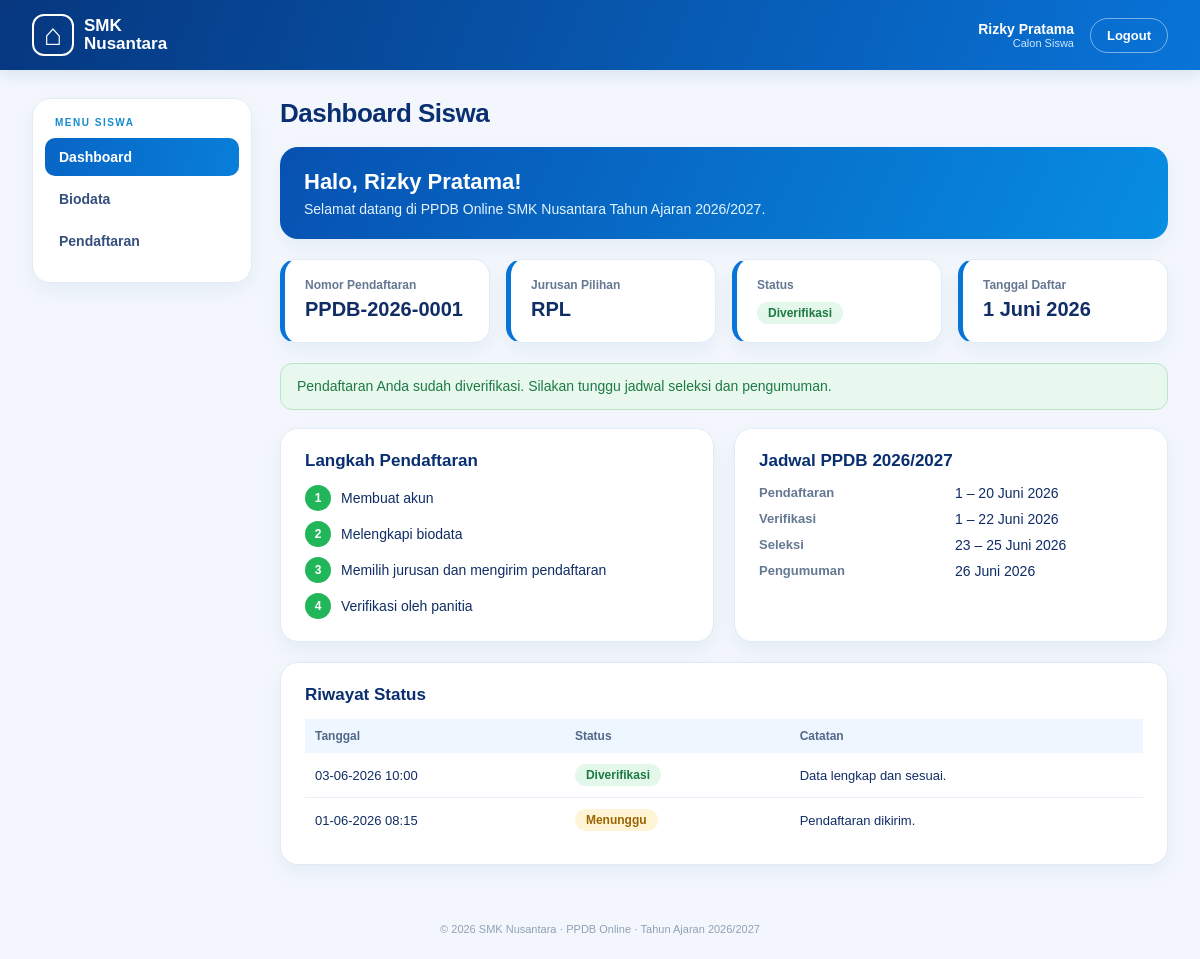
The app's page /siswa/dashboard.php (signed in) with its own data.
### tables this page shows
CREATE TABLE siswa (
  id_siswa INT AUTO_INCREMENT PRIMARY KEY,
  id_user INT NOT NULL UNIQUE,
  nisn CHAR(10) NOT NULL UNIQUE,
  nama_lengkap VARCHAR(100) NOT NULL,
  jenis_kelamin ENUM('Laki-laki', 'Perempuan') NULL,
  tempat_lahir VARCHAR(50) NULL,
  tanggal_lahir DATE NULL,
  alamat VARCHAR(255) NULL,
  asal_sekolah VARCHAR(100) NULL,
  no_hp VARCHAR(20) NOT NULL,
  FOREIGN KEY (id_user) REFERENCES users(id_user) ON DELETE CASCADE
);

CREATE TABLE pendaftaran (
  id_pendaftaran INT AUTO_INCREMENT PRIMARY KEY,
  id_siswa INT NOT NULL,
  id_jurusan INT NOT NULL,
  tahun_ajaran VARCHAR(9) NOT NULL,
  tanggal_daftar DATETIME NOT NULL,
  status ENUM('Menunggu', 'Diverifikasi', 'Ditolak') NOT NULL DEFAULT 'Menunggu',
  UNIQUE (id_siswa, tahun_ajaran),
  FOREIGN KEY (id_siswa) REFERENCES siswa(id_siswa) ON DELETE CASCADE,
  FOREIGN KEY (id_jurusan) REFERENCES jurusan(id_jurusan) ON DELETE RESTRICT
);

CREATE TABLE jurusan (
  id_jurusan INT AUTO_INCREMENT PRIMARY KEY,
  kode_jurusan VARCHAR(10) NOT NULL UNIQUE,
  nama_jurusan VARCHAR(100) NOT NULL,
  kuota INT NOT NULL,
  deskripsi VARCHAR(255) NULL,
  aktif TINYINT(1) NOT NULL DEFAULT 1
);

CREATE TABLE riwayat_status (
  id_riwayat INT AUTO_INCREMENT PRIMARY KEY,
  id_pendaftaran INT NOT NULL,
  status_sebelumnya VARCHAR(20) NULL,
  status_baru VARCHAR(20) NOT NULL,
  catatan VARCHAR(255) NULL,
  id_admin INT NULL,
  tanggal_perubahan DATETIME NOT NULL,
  FOREIGN KEY (id_pendaftaran) REFERENCES pendaftaran(id_pendaftaran) ON DELETE CASCADE,
  FOREIGN KEY (id_admin) REFERENCES users(id_user) ON DELETE SET NULL
);

### siswa/dashboard.php (the view, shortened to what this page needs)
<?php
require_once '../includes/fungsi.php';
$siswa = ambil_siswa($pdo, $_SESSION['id_user']);
$daftar = ambil_pendaftaran($pdo, $siswa['id_siswa']);
$lengkap = biodata_lengkap($siswa);
$riwayat = [];
if ($daftar) {
    $stmt = $pdo->prepare("SELECT * FROM riwayat_status WHERE id_pendaftaran = ? ORDER BY tanggal_perubahan DESC, id_riwayat DESC");
    $stmt->execute([$daftar['id_pendaftaran']]);
    $riwayat = $stmt->fetchAll();
}
include '../includes/header.php';
?>
<div class="panel welcome">
  <h2>Halo, <?= e($siswa['nama_lengkap']) ?>!</h2>
  <p>Selamat datang di PPDB Online SMK Nusantara Tahun Ajaran <?= TAHUN_AJARAN ?>.</p>
</div>
<div class="stat-grid">
  <div class="stat-card"><small>Nomor Pendaftaran</small><b style="font-size:20px"><?= $daftar ? nomor_pendaftaran($daftar['id_pendaftaran']) : '-' ?></b></div>
  <div class="stat-card"><small>Jurusan Pilihan</small><b style="font-size:20px"><?= $daftar ? e($daftar['kode_jurusan']) : '-' ?></b></div>
  <div class="stat-card"><small>Status</small><b style="font-size:16px;margin-top:10px"><?= badge_status($daftar['status'] ?? null) ?></b></div>
  <div class="stat-card"><small>Tanggal Daftar</small><b style="font-size:20px"><?= $daftar ? tanggal_indo($daftar['tanggal_daftar']) : '-' ?></b></div>
</div>
<?php if (!$lengkap): ?>
  <div class="alert alert-info">Biodata Anda belum lengkap. <a href="biodata.php"><b>Lengkapi biodata sekarang →</b></a></div>
<?php elseif (!$daftar): ?>
  <div class="alert alert-info">Biodata sudah lengkap. <a href="pendaftaran.php"><b>Pilih jurusan dan kirim pendaftaran →</b></a></div>
<?php elseif ($daftar['status'] === 'Ditolak'): ?>
  <div class="alert alert-error">Pendaftaran Anda ditolak: <b><?= e($riwayat[0]['catatan'] ?? '-') ?></b><br>Silakan perbaiki biodata atau pilihan jurusan, status akan kembali menjadi Menunggu.</div>
<?php elseif ($daftar['status'] === 'Diverifikasi'): ?>
  <div class="alert alert-sukses">Pendaftaran Anda sudah diverifikasi. Silakan tunggu jadwal seleksi dan pengumuman.</div>
<?php else: ?>
  <div class="alert alert-info">Pendaftaran Anda sedang menunggu verifikasi oleh panitia.</div>
<?php endif; ?>
<div class="dua-kolom">
  <div class="panel">
    <h2>Langkah Pendaftaran</h2>
    <ol class="langkah">
      <li class="selesai"><span>1</span> Membuat akun</li>
      <li class="<?= $lengkap ? 'selesai' : '' ?>"><span>2</span> Melengkapi biodata</li>
      <li class="<?= $daftar ? 'selesai' : '' ?>"><span>3</span> Memilih jurusan dan mengirim pendaftaran</li>
      <li class="<?= ($daftar['status'] ?? '') === 'Diverifikasi' ? 'selesai' : '' ?>"><span>4</span> Verifikasi oleh panitia</li>
    </ol>
  </div>
  <div class="panel">
    <h2>Jadwal PPDB <?= TAHUN_AJARAN ?></h2>
    <dl class="info-list">
      <dt>Pendaftaran</dt><dd>1 – 20 Juni 2026</dd>
      <dt>Verifikasi</dt><dd>1 – 22 Juni 2026</dd>
      <dt>Seleksi</dt><dd>23 – 25 Juni 2026</dd>
      <dt>Pengumuman</dt><dd>26 Juni 2026</dd>
    </dl>
  </div>
</div>
<?php if ($riwayat): ?>
<div class="panel">
  <h2>Riwayat Status</h2>
  <table class="tabel">
    <tr><th>Tanggal</th><th>Status</th><th>Catatan</th></tr>
    <?php foreach ($riwayat as $r): ?>
    <tr>
      <td><?= date('d-m-Y H:i', strtotime($r['tanggal_perubahan'])) ?></td>
      <td><?= badge_status($r['status_baru']) ?></td>
      <td><?= e($r['catatan']) ?></td>
    </tr>
    <?php endforeach; ?>
  </table>
</div>
<?php endif; ?>
<?php include '../includes/footer.php'; ?>

### includes/fungsi.php (shortened to what this page needs)
<?php
function e($teks)
{
    return htmlspecialchars((string) $teks, ENT_QUOTES, 'UTF-8');
}
function nomor_pendaftaran($id_pendaftaran)
{
    return 'PPDB-' . substr(TAHUN_AJARAN, 0, 4) . '-' . str_pad($id_pendaftaran, 4, '0', STR_PAD_LEFT);
}
function badge_status($status)
{
    $warna = ['Menunggu' => 'kuning', 'Diverifikasi' => 'hijau', 'Ditolak' => 'merah'];
    return '<span class="badge badge-' . $warna[$status] . '">' . e($status) . '</span>';
}
function tanggal_indo($tanggal)
{
    $bulan = ['', 'Januari', 'Februari', 'Maret', 'April', 'Mei', 'Juni', 'Juli', 'Agustus', 'September', 'Oktober', 'November', 'Desember'];
    $t = strtotime($tanggal);
    return date('j', $t) . ' ' . $bulan[(int) date('n', $t)] . ' ' . date('Y', $t);
}
function ambil_siswa($pdo, $id_user)
{
    $stmt = $pdo->prepare("SELECT s.*, u.email FROM siswa s JOIN users u ON u.id_user = s.id_user WHERE s.id_user = ?");
    $stmt->execute([$id_user]);
    return $stmt->fetch();
}
function ambil_pendaftaran($pdo, $id_siswa)
{
    $stmt = $pdo->prepare("SELECT p.*, j.kode_jurusan, j.nama_jurusan FROM pendaftaran p
        JOIN jurusan j ON j.id_jurusan = p.id_jurusan
        WHERE p.id_siswa = ? AND p.tahun_ajaran = ?");
    $stmt->execute([$id_siswa, TAHUN_AJARAN]);
    return $stmt->fetch();
}
function biodata_lengkap($siswa)
{
    $wajib = ['nisn', 'nama_lengkap', 'jenis_kelamin', 'tempat_lahir', 'tanggal_lahir', 'alamat', 'asal_sekolah', 'no_hp'];
    return true;
}

### assets/css/dashboard.css (style rules this page uses)
* { box-sizing: border-box; }
body { margin: 0; background: #f3f7fd; color: #102d65; font-family: Arial, Helvetica, sans-serif; font-size: 14px; }
.panel { background: #fff; border: 1px solid #e1ebf7; border-radius: 18px; padding: 22px 24px; box-shadow: 0 8px 20px #164d8010; margin-bottom: 20px; }
.panel h2 { font-size: 17px; margin: 0 0 14px; color: #092f70; }
.stat-grid { display: grid; grid-template-columns: repeat(4, 1fr); gap: 16px; margin-bottom: 20px; }
.stat-card { background: #fff; border: 1px solid #e1ebf7; border-radius: 16px; padding: 18px 20px; box-shadow: 0 8px 20px #164d8010; border-left: 5px solid #0874d8; }
.stat-card small { display: block; font-size: 12px; color: #657892; font-weight: 700; }
.stat-card b { display: block; font-size: 28px; margin-top: 6px; }
.welcome { background: linear-gradient(115deg, #0751b1, #078de2); color: #fff; border: 0; }
.welcome h2 { color: #fff; font-size: 22px; margin-bottom: 6px; }
.welcome p { margin: 0; color: #e5f4ff; }
.tabel { width: 100%; border-collapse: collapse; font-size: 13px; }
.tabel th { text-align: left; font-size: 12px; color: #536887; background: #eef6ff; padding: 10px; }
.tabel td { padding: 11px 10px; border-bottom: 1px solid #e5edf6; vertical-align: middle; }
.tabel tr:last-child td { border-bottom: 0; }
.info-list { display: grid; grid-template-columns: 180px 1fr; gap: 10px 16px; margin: 0; }
.info-list dt { color: #657892; font-weight: 700; font-size: 13px; }
.info-list dd { margin: 0; }
.badge { display: inline-block; padding: 4px 11px; border-radius: 20px; font-size: 12px; font-weight: 800; }
.badge-kuning { background: #fff4d6; color: #9a6400; }
.badge-hijau { background: #e3f7ea; color: #1d7a43; }
.alert { padding: 12px 16px; border-radius: 12px; margin-bottom: 18px; line-height: 1.5; }
.alert-sukses { background: #e8f8ee; color: #1d7a43; border: 1px solid #b9e6c9; }
.langkah { list-style: none; padding: 0; margin: 0; display: grid; gap: 10px; }
.langkah li { display: flex; align-items: center; gap: 10px; }
.langkah li span { width: 26px; height: 26px; border-radius: 50%; display: grid; place-items: center; font-weight: 800; font-size: 12px; background: #edf1f6; color: #5d6f86; }
.langkah li.selesai span { background: #22b65b; color: #fff; }
.dua-kolom { display: grid; grid-template-columns: 1fr 1fr; gap: 20px; }
.tabel td:first-child { white-space: nowrap; }

### records on screen
siswa: nama_lengkap "Rizky Pratama"
pendaftaran: id_pendaftaran "PPDB-2026-0001", id_jurusan.kode_jurusan "RPL", status "Diverifikasi", tanggal_daftar "1 Juni 2026"
riwayat_status: tanggal_perubahan "03-06-2026 10:00", status_baru "Diverifikasi", catatan "Data lengkap dan sesuai."
riwayat_status: tanggal_perubahan "01-06-2026 08:15", status_baru "Menunggu", catatan "Pendaftaran dikirim."

### other values on screen
$_SESSION['nama'] "Rizky Pratama"
$item[1] "Dashboard"
$item[1] "Biodata"
$item[1] "Pendaftaran"
$judul "Dashboard Siswa"
TAHUN_AJARAN "2026/2027"
